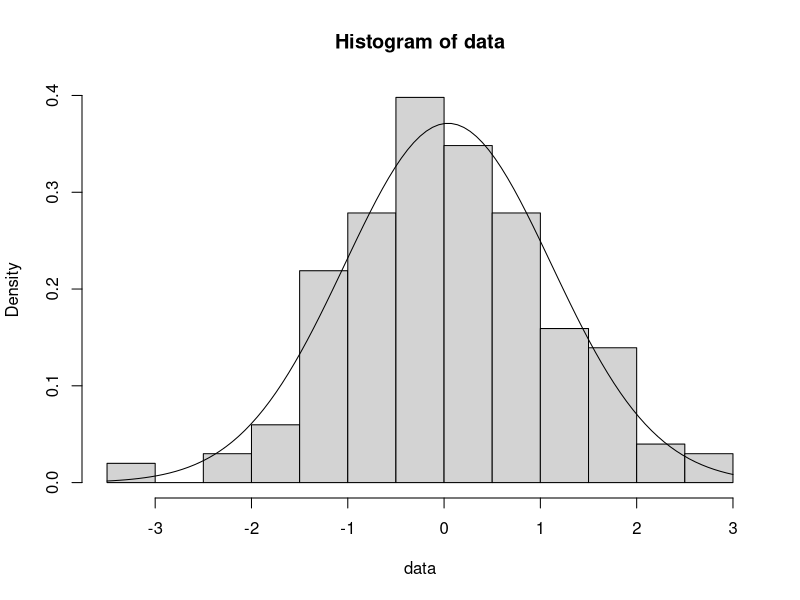
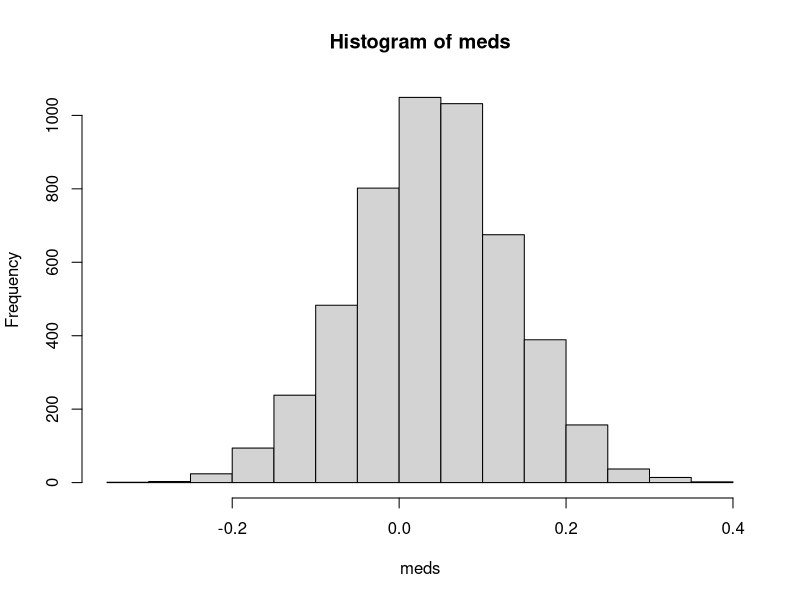

The R source for these figures, in order:
## ---- chunk 1
knitr::opts_chunk$set(echo = TRUE)
## ---- chunk 2
library(magrittr)
## ---- chunk 3
N = 201
data = rnorm(N)
mle.mean <- mean(data)
mle.sd <- sqrt(((N-1)/N)*var(data))
hist(data,freq = FALSE)
curve(dnorm(x,mle.mean,mle.sd),add = TRUE)
## ---- chunk 4
n = 5000
meds = NA

for (i in 1:n) {
  re.samp = rnorm(N, mle.mean, mle.sd)
  meds[i] = median(re.samp)
}

hist(meds)
## ---- chunk 5
ci = quantile(meds,c(0.025,0.975))

(ci[1] < 0 & ci[2] > 0)
## ---- chunk 6
gen.ci.med = function( n = 5000, N = 201, parm.int = 0){
  data = rnorm(N)
  mle.mean <- mean(data)
  mle.sd <- sqrt(((N-1)/N)*var(data))
  meds = rbeta(n,101,101) %>% qnorm(mean = mle.mean, sd = mle.sd)
  ci = quantile(meds,c(0.025,0.975))
  return (ci[1] < parm.int & ci[2] > parm.int)
}

ci.contain = NA
for (i in 1:1000) {
  ci.contain[i] = gen.ci.med()
}
mean(ci.contain)
